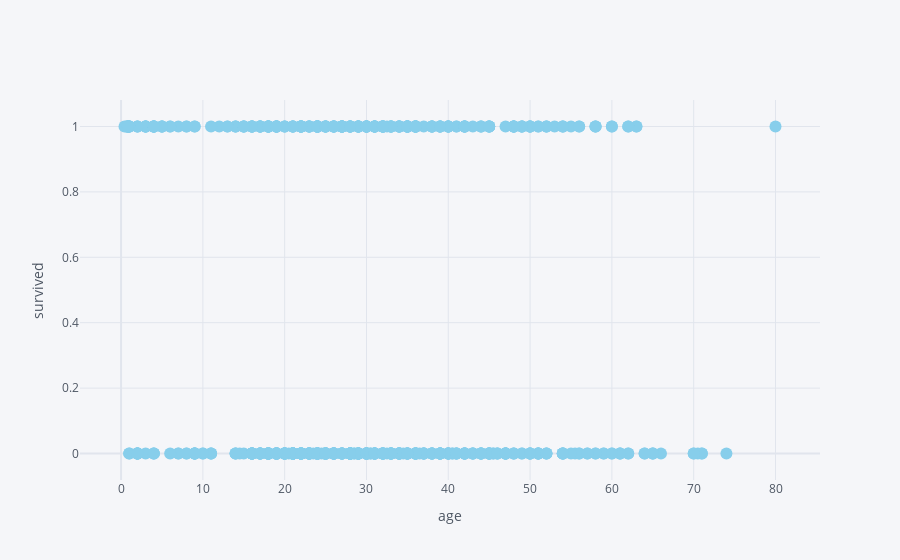

The notebook cell saved with this chart:
### Code cell
df2.iplot(x='age',y='survived',mode='markers',xTitle='age',yTitle='survived',color='skyblue')

### Figure 1 — Plotly figure (JSON) as saved in the notebook; plotly's stock layout.template omitted (floating-point values rounded to 4 significant figures; data arrays with more than 128 entries replaced by an {"elided": "..."} marker saying what was removed)
{"data": [{"line": {"color": "rgba(135, 206, 235, 1.0)", "dash": "solid", "shape": "linear", "width": 1.3}, "marker": {"size": 12, "symbol": "circle"}, "mode": "markers", "name": "survived", "text": "", "type": "scatter", "x": {"elided": "891 float values"}, "y": {"elided": "891 int values"}}], "layout": {"legend": {"bgcolor": "#F5F6F9", "font": {"color": "#4D5663"}}, "paper_bgcolor": "#F5F6F9", "plot_bgcolor": "#F5F6F9", "title": {"font": {"color": "#4D5663"}}, "xaxis": {"gridcolor": "#E1E5ED", "showgrid": true, "tickfont": {"color": "#4D5663"}, "title": {"font": {"color": "#4D5663"}, "text": "age"}, "zerolinecolor": "#E1E5ED"}, "yaxis": {"gridcolor": "#E1E5ED", "showgrid": true, "tickfont": {"color": "#4D5663"}, "title": {"font": {"color": "#4D5663"}, "text": "survived"}, "zerolinecolor": "#E1E5ED"}}}
